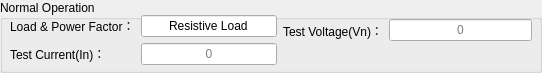
    <widget class="QGroupBox" name="groupBox_14">
     <property name="geometry">
      <rect>
       <x>350</x>
       <y>360</y>
       <width>542</width>
       <height>73</height>
      </rect>
     </property>
     <property name="minimumSize">
      <size>
       <width>541</width>
       <height>71</height>
      </size>
     </property>
     <property name="font">
      <font>
       <weight>50</weight>
       <bold>false</bold>
      </font>
     </property>
     <property name="styleSheet">
      <string notr="true"/>
     </property>
     <property name="title">
      <string>Normal Operation</string>
     </property>
     <widget class="QWidget" name="gridLayoutWidget_19">
      <property name="geometry">
       <rect>
        <x>10</x>
        <y>15</y>
        <width>267</width>
        <height>52</height>
       </rect>
      </property>
      <layout class="QGridLayout" name="gridLayout_30">
       <item row="0" column="1">
        <widget class="QLineEdit" name="lineEditRn_5">
         <property name="focusPolicy">
          <enum>Qt::NoFocus</enum>
         </property>
         <property name="text">
          <string>Resistive Load</string>
         </property>
         <property name="echoMode">
          <enum>QLineEdit::Normal</enum>
         </property>
         <property name="alignment">
          <set>Qt::AlignCenter</set>
         </property>
         <property name="readOnly">
          <bool>true</bool>
         </property>
        </widget>
       </item>
       <item row="0" column="0">
        <widget class="QLabel" name="label_39">
         <property name="styleSheet">
          <string notr="true"/>
         </property>
         <property name="text">
          <string>Load &amp; Power Factor：</string>
         </property>
         <property name="alignment">
          <set>Qt::AlignLeading|Qt::AlignLeft|Qt::AlignVCenter</set>
         </property>
        </widget>
       </item>
       <item row="1" column="0">
        <widget class="QLabel" name="label_38">
         <property name="toolTip">
          <string>A</string>
         </property>
         <property name="styleSheet">
          <string notr="true"/>
         </property>
         <property name="text">
          <string>Test Current(In)：</string>
         </property>
         <property name="alignment">
          <set>Qt::AlignLeading|Qt::AlignLeft|Qt::AlignVCenter</set>
         </property>
        </widget>
       </item>
       <item row="1" column="1">
        <widget class="QLineEdit" name="lineEditIn_t_5">
         <property name="focusPolicy">
          <enum>Qt::NoFocus</enum>
         </property>
         <property name="alignment">
          <set>Qt::AlignCenter</set>
         </property>
         <property name="readOnly">
          <bool>true</bool>
         </property>
         <property name="placeholderText">
          <string>0</string>
         </property>
        </widget>
       </item>
      </layout>
     </widget>
     <widget class="QWidget" name="layoutWidget">
      <property name="geometry">
       <rect>
        <x>283</x>
        <y>15</y>
        <width>249</width>
        <height>31</height>
       </rect>
      </property>
      <layout class="QHBoxLayout" name="horizontalLayout_8">
       <item>
        <widget class="QLabel" name="label_37">
         <property name="toolTip">
          <string>V</string>
         </property>
         <property name="styleSheet">
          <string notr="true"/>
         </property>
         <property name="text">
          <string>Test Voltage(Vn)：</string>
         </property>
         <property name="alignment">
          <set>Qt::AlignLeading|Qt::AlignLeft|Qt::AlignVCenter</set>
         </property>
        </widget>
       </item>
       <item>
        <widget class="QLineEdit" name="lineEditVn_t_5">
         <property name="focusPolicy">
          <enum>Qt::NoFocus</enum>
         </property>
         <property name="text">
          <string/>
         </property>
         <property name="alignment">
          <set>Qt::AlignCenter</set>
         </property>
         <property name="readOnly">
          <bool>true</bool>
         </property>
         <property name="placeholderText">
          <string>0</string>
         </property>
        </widget>
       </item>
      </layout>
     </widget>
    </widget>
